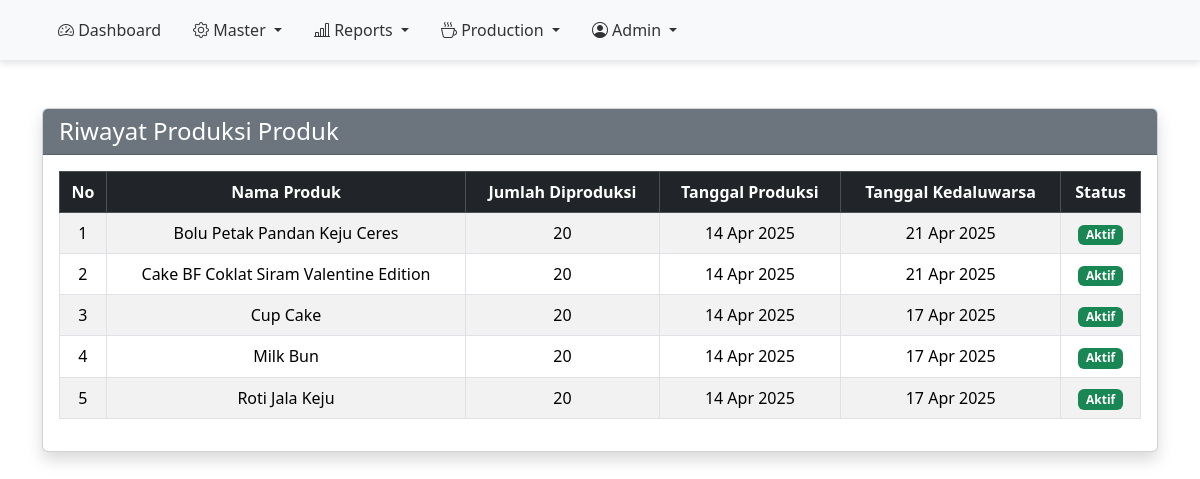
Page /Admin/production-index.php (signed in) on the committed database.
### Admin/production-index.php (the view, shortened to what this page needs)
<?php
include '../config.php';
$query = "
    SELECT pn.*, p.name_product
    FROM `bo-production` pn
    JOIN `bo-product` p ON pn.id_product = p.id_product
    ORDER BY pn.date_production DESC
";
$result = mysqli_query($conn, $query);
?>
<!DOCTYPE html>
<html lang="id">
<head>
    <link href="https://cdn.jsdelivr.net/npm/bootstrap@5.3.2/dist/css/bootstrap.min.css" rel="stylesheet">
</head>
<body>
<?php include "../Layout/sidebar.php"; ?>
<div class="container mt-5">
    <div class="card shadow">
        <div class="card-header bg-secondary text-white">
            <h4 class="mb-0">Riwayat Produksi Produk</h4>
        </div>
        <div class="card-body">
            <table class="table table-bordered table-striped align-middle">
                <thead class="table-dark text-center">
                    <tr>
                        <th>No</th>
                        <th>Nama Produk</th>
                        <th>Jumlah Diproduksi</th>
                        <th>Tanggal Produksi</th>
                        <th>Tanggal Kedaluwarsa</th>
                        <th>Status</th>
                    </tr>
                </thead>
                <tbody>
                    <?php if (mysqli_num_rows($result) > 0): ?>
                        <?php $no = 1; while ($row = mysqli_fetch_assoc($result)) :
                            $expired = (strtotime($row['date_expired']) < strtotime(date('Y-m-d')));
                        ?>
                        <tr class="text-center <?= $expired ? 'table-danger' : '' ?>">
                            <td><?= $no++ ?></td>
                            <td><?= htmlspecialchars($row['name_product']) ?></td>
                            <td><?= $row['quantity'] ?></td>
                            <td><?= date('d M Y', strtotime($row['date_production'])) ?></td>
                            <td><?= date('d M Y', strtotime($row['date_expired'])) ?></td>
                            <td>
                                <?= $expired ? '<span class="badge bg-danger">Kedaluwarsa</span>' : '<span class="badge bg-success">Aktif</span>' ?>
                            </td>
                        </tr>
                        <?php endwhile; ?>
                    <?php else: ?>
                        <tr>
                            <td colspan="6" class="text-center">Belum ada riwayat produksi.</td>
                        </tr>
                    <?php endif; ?>
                </tbody>
            </table>
        </div>
    </div>
</div>
</body>
</html>

### rows in the picture
bo-production: id_product.name_product "Bolu Petak Pandan Keju Ceres", quantity "20", date_production "14 Apr 2025", date_expired "21 Apr 2025", shows "Aktif"
bo-production: id_product.name_product "Cake BF Coklat Siram Valentine Edition", quantity "20", date_production "14 Apr 2025", date_expired "21 Apr 2025", shows "Aktif"
bo-production: id_product.name_product "Cup Cake", quantity "20", date_production "14 Apr 2025", date_expired "17 Apr 2025", shows "Aktif"
bo-production: id_product.name_product "Milk Bun", quantity "20", date_production "14 Apr 2025", date_expired "17 Apr 2025", shows "Aktif"
bo-production: id_product.name_product "Roti Jala Keju", quantity "20", date_production "14 Apr 2025", date_expired "17 Apr 2025", shows "Aktif"
